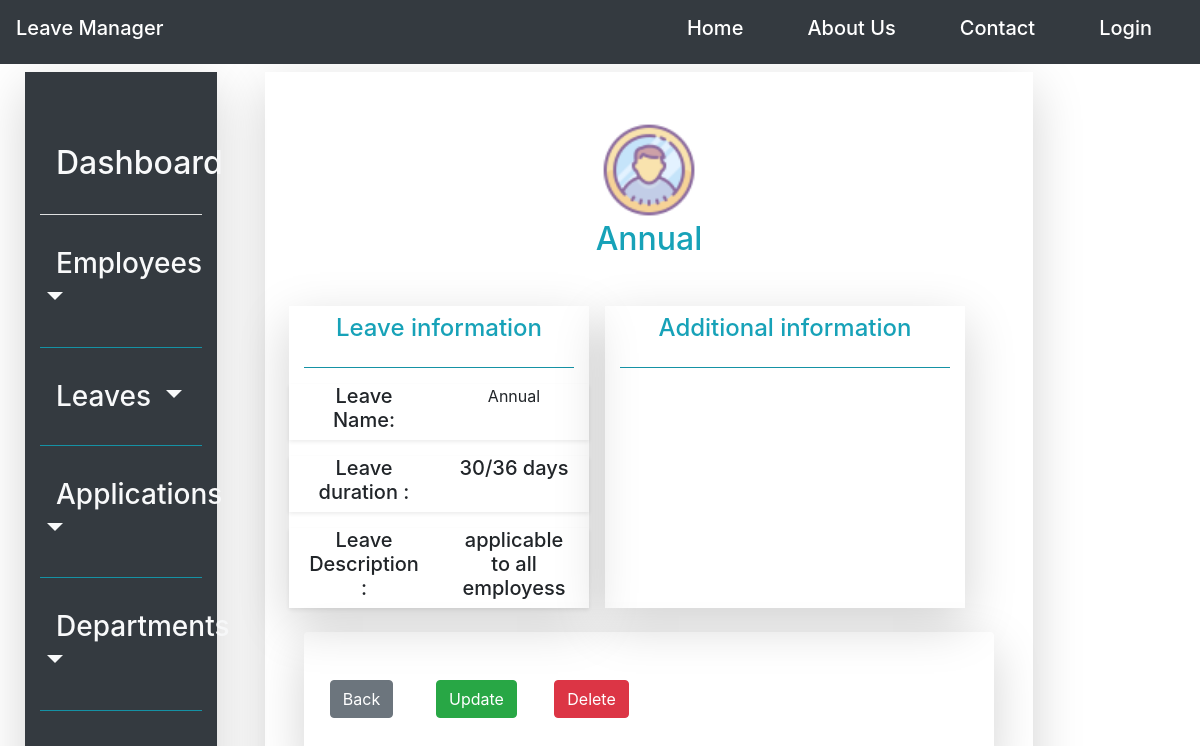
/leave/detail/1, run on the app's committed database.
### leave_management_app/models.py (models this page shows, shortened)
class Leave_type(models.Model):
    leave_type_name = models.CharField(choices=leave_category_list, max_length=30)
    leave_duration = models.CharField(default='30/36 days', max_length=30)
    leave_type_description = models.TextField()

### leave_management_app/views.py (the view)
# urls.py: path('leave/detail/<int:pk>', LeaveDetailView.as_view(), name='leave_detail'),
class LeaveDetailView(DetailView):
    model = Leave_type

### leave_management_app/templates/leave_management_app/leave_type_detail.html (shortened to what this page needs)
{%extends 'leave_management_app/base.html'%}
{%load static%}
{%block content%}
<div class="row p-4" style="height: 95vh; width: 100%; background-color: white; background-attachment: fixed;">
    {%block navbar%}
        {%include 'navigation/sidenav.html'%}
    {%endblock navbar%}
  <div class="col-lg-8 mt-3 ml-5 shadow-lg">
    <div class="py-5 text-center user-profile-image">
        <img src="{%static 'icons/user_icon.png'%}" alt="image"> <br>
        <label class="h2 text-info">{{object.leave_type_name}}</label>
        <div class="row mt-3 p-4" >
            <div class="col-md-5 shadow-lg">
                <label class="text-center text-info h4 mt-2">Leave information</label>
                <hr class="bg-info">
                <div class="row mt-3 shadow-sm">
                    <div class="col h5">Leave Name:</div>
                    <div class="col">{{object.leave_type_name}}</div>
                </div>
                <div class="row mt-3 pl-0 shadow-sm">
                    <div class="col h5">Leave duration  :</div>
                    <div class="col h5">{{object.leave_duration}}</div>
                </div>
                <div class="row mt-3 shadow-sm">
                    <div class="col h5">Leave Description  :</div>
                    <div class="col h5">{{object.leave_type_description}}</div>
                </div>
            </div>
            <div class="col-md-6 shadow-lg ml-3">
                <label class="text-center text-info h4 mt-2">Additional information</label>
                <hr class="bg-info">
            </div>
        </div>
        <div class="row py-5 ml-4 mr-4 shadow-lg rounded">
            <div class="col-2"><a href="{%url 'leave_list'%}" class="btn btn-secondary"> Back</a></div>
            <div class="col-2"><a href="{%url 'leave_update' object.id%}" class="btn btn-success"> Update</a></div>
            <div class="col-2"><a href="#" class="btn btn-danger"> Delete</a></div>
        </div>
    </div>
  </div>
</div>
{%endblock content%}

### data on the page
Leave_type: leave_type_name "Annual", leave_duration "30/36 days", leave_type_description "applicable to all employess"
